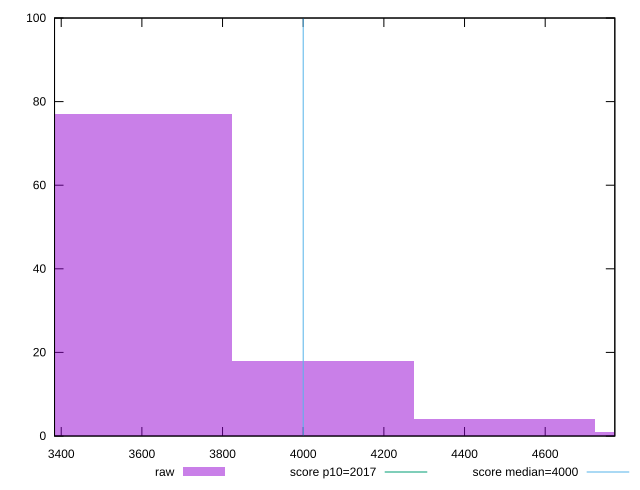

Generate this figure with gnuplot:
reset

$raw <<EOF
4499.097825747314 4
4049.1880431725826 18
3599.2782605978514 77
4949.007608322046 1
EOF

set key outside below
set boxwidth 449.9097825747314
set xrange [3383.4239999999954:4772.639999999992]
set yrange [0:100]
set trange [0:100]
set style fill transparent solid 0.5 noborder

set parametric
set terminal svg size 640, 490 enhanced background rgb 'white'
set output "report_00020_2021-02-19T21:17:38.612Z2/mainthread-work-breakdown/samples/pages/raw/histogram.svg"

plot $raw title "raw" with boxes, \
     2017,t title "score p10=2017", \
     4000,t title "score median=4000"

reset
